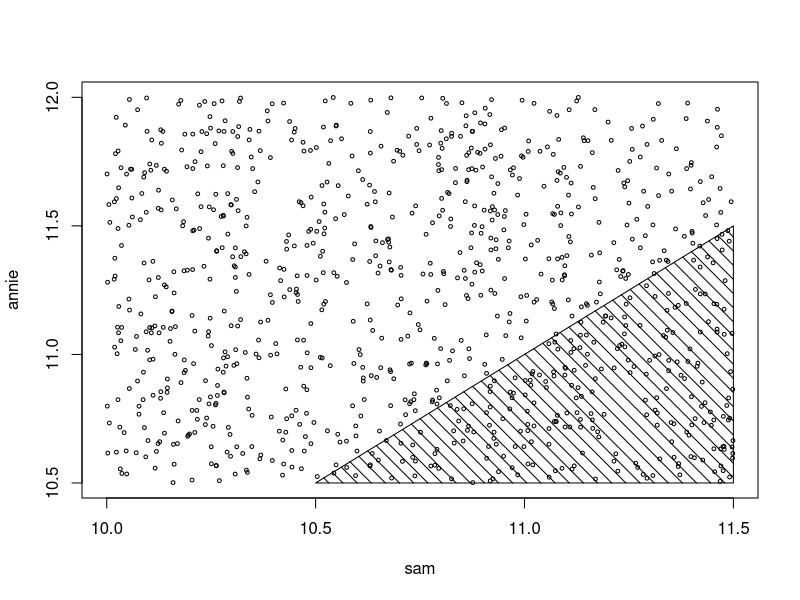
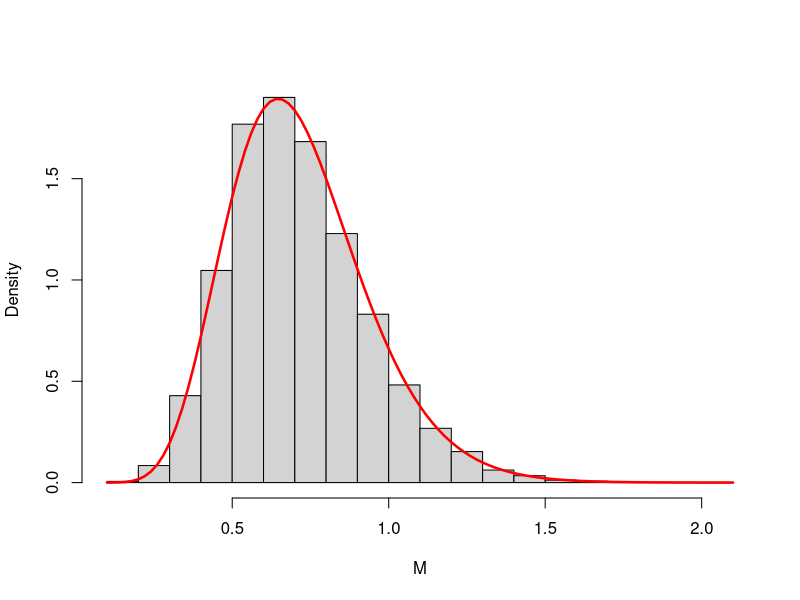
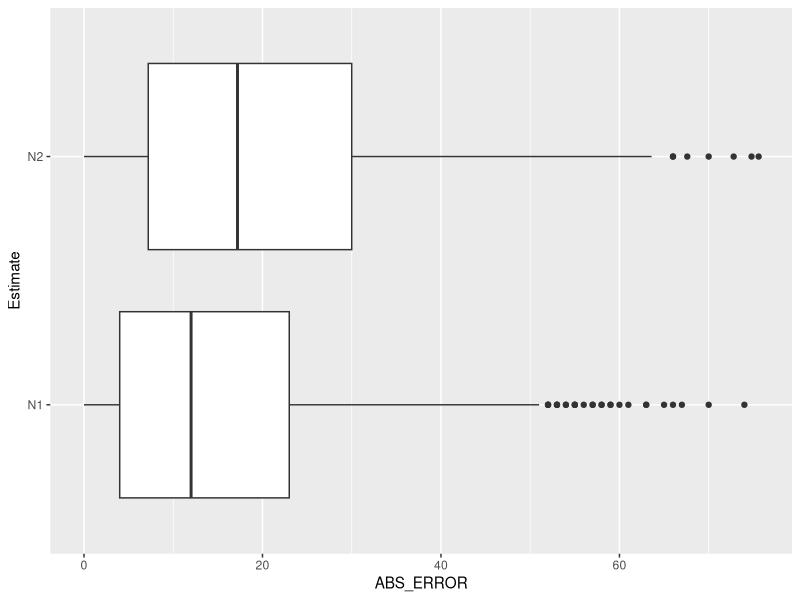
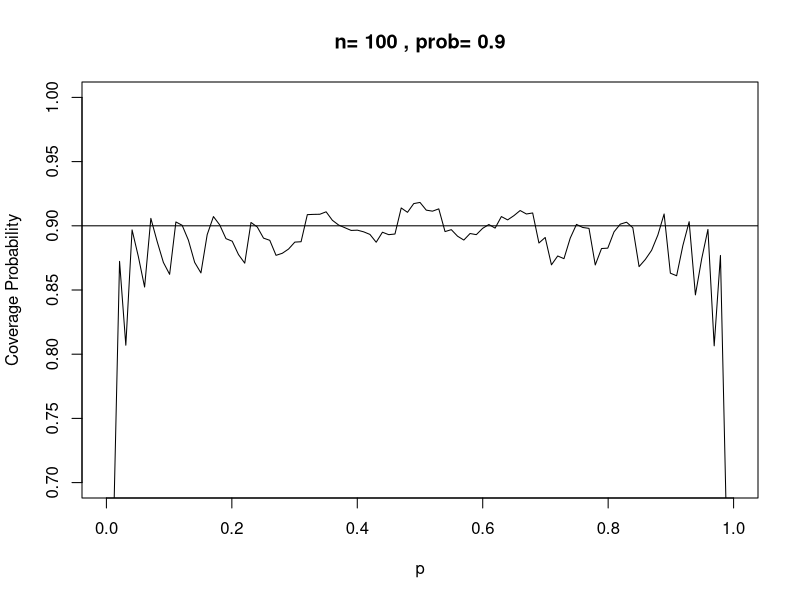
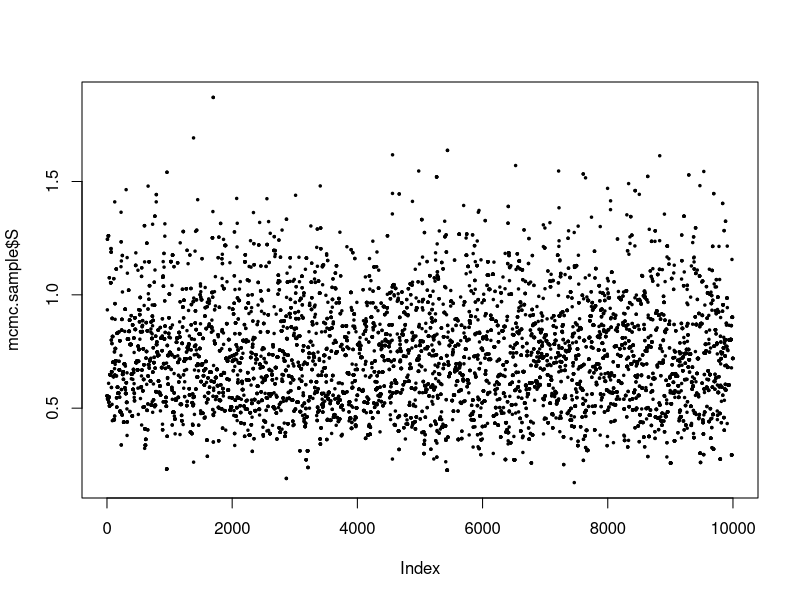
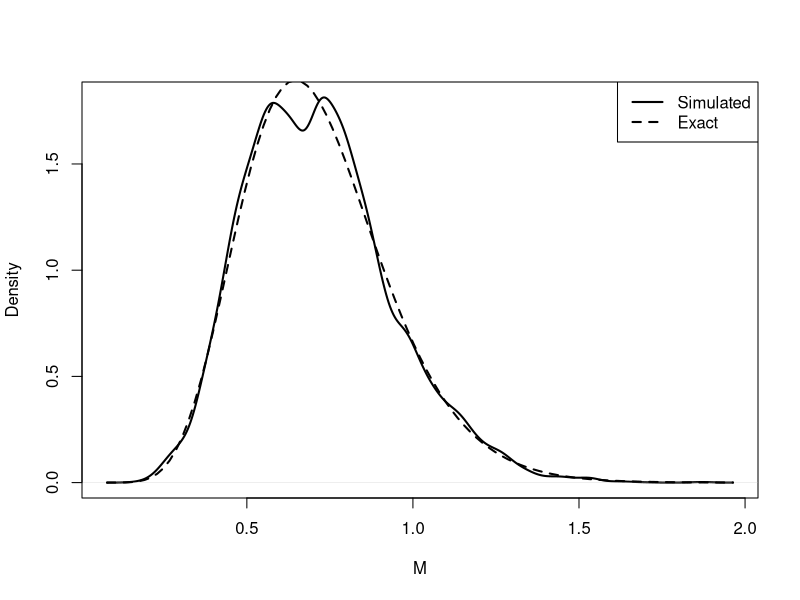
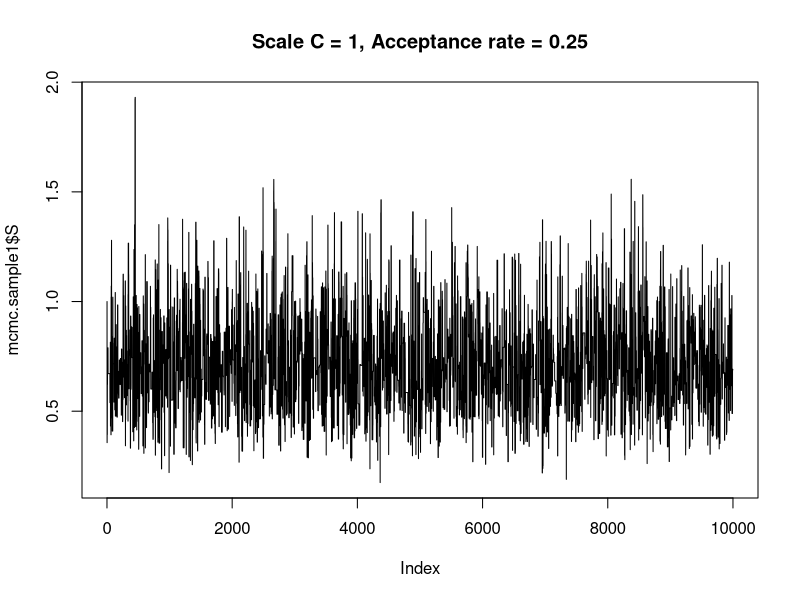
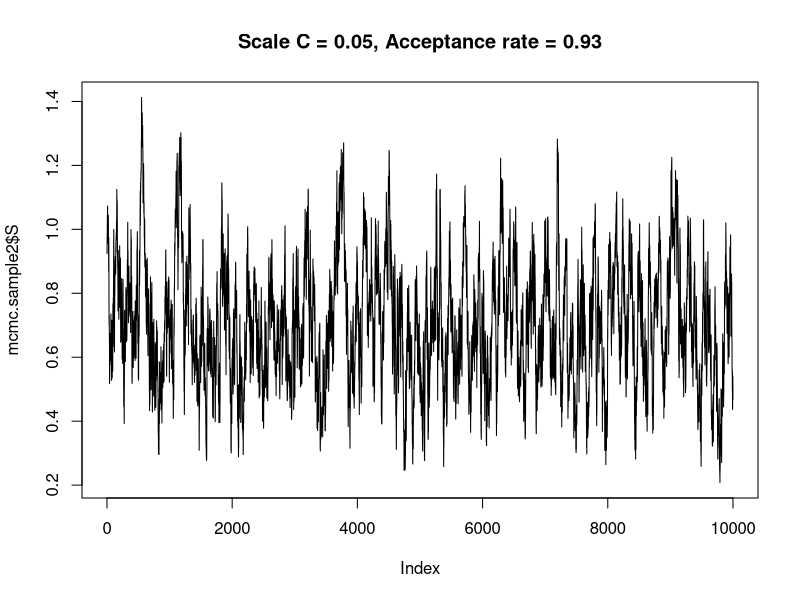

Here is the R script that generated these plots, in order:
## ---- chunk 1
sam <- runif(1000, 10, 11.5)
annie <- runif(1000, 10.5, 12)
## ---- chunk 2
prob <- sum(annie < sam) / 1000
prob
## ---- chunk 3
plot(sam, annie, cex=.5)
polygon(c(10.5, 11.5, 11.5, 10.5),           
        c(10.5, 10.5, 11.5, 10.5), density=10, angle=135)
## ---- chunk 4
sqrt(prob * (1 - prob) / 1000)
## ---- chunk 5
difference <- annie - sam
## ---- chunk 6
mc.est <- mean(difference)
se.est <- sd(difference) / sqrt(1000)
c(mc.est, se.est)
## ---- chunk 7
sim.median <- function(n){
   median(rexp(n))
}
## ---- chunk 8
M <- replicate(10000, sim.median(21))
## ---- chunk 9
samp.med <- function(m, n){
   con <- factorial(n) / factorial((n - 1) / 2)^2
   con * pexp(m)^((n - 1) / 2) * (1 - pexp(m))^((n - 1) / 2) * dexp(m)
}
## ---- chunk 10
hist(M, prob=TRUE, main="")
curve(samp.med(x, 21), add=TRUE, col="red", lwd = 2.5)
## ---- chunk 11
(quantile(M, c(0.05, 0.95)) -> q95)
## ---- chunk 12
y <- c(6.11, 5.04, 4.83, 4.89, 4.97, 5.15, 7.98, 4.62,
     6.19, 4.58, 6.34, 4.54, 6.37, 5.64, 4.53, 4.68,
     5.17, 4.72, 5.06, 4.96, 4.70)
median(y)
## ---- chunk 13
c(4.97 - 1.118365, 4.97 - 0.398709)
## ---- chunk 14
taxi <- function(N, n){
   y <- sample(N, size=n, replace=TRUE)
   N1 <- max(y)
   N2 <- 2 * mean(y)
   c(N1 = N1, N2 = N2)
}
## ---- chunk 15
(taxi(100, 5) -> sim1)
## ---- chunk 16
EST <- replicate(1000, taxi(100, 5))
## ---- chunk 17
df_N1 <- data.frame(Estimate = "N1",
                      Value = EST["N1", ])
df_N2 <- data.frame(Estimate = "N2",
                      Value = EST["N2", ])
df_EST <- rbind(df_N1, df_N2)
## ---- chunk 18
library(dplyr, warn.conflicts=FALSE)
(df_EST |> 
  group_by(Estimate) |> 
  summarize(Bias = mean(Value) - 100,
            SE = sd(Value) / sqrt(1000)) |> 
  mutate(LB = round(Bias - 2 * SE, 3 ),
         UB = round(Bias + 2 * SE, 3)) -> ci_output)
## ---- chunk 19
library(ggplot2)
df_EST |> 
  mutate(ABS_ERROR = abs(Value - 100)) -> df_EST
ggplot(df_EST, aes(ABS_ERROR, Estimate)) +
  geom_boxplot()
## ---- chunk 20
df_EST |> 
  group_by(Estimate) |> 
  summarize(Mean_Abs_Error = mean(ABS_ERROR),
            SE = sd(ABS_ERROR) / sqrt(1000))
## ---- chunk 21
wald <- function(y ,n, prob){
  p <- y / n
  z <- qnorm(1 - (1 - prob) / 2)
  lb <- p - z * sqrt(p * (1 - p) / n)
  ub <- p + z * sqrt(p * (1 - p) / n)
  cbind(lb, ub)
}
## ---- chunk 22
wald(5, 20, 0.95)
## ---- chunk 23
y <- c(2, 4, 6, 8)
wald(y, 20, 0.90)
## ---- chunk 24
mc.coverage <- function(p, n, prob, iter=10000){
  y <- rbinom(iter, n, p)
  c.interval <- wald(y, n, prob)
  mean((c.interval[ ,1] < p) & (p < c.interval[ ,2]))
}
## ---- chunk 25
(mc.coverage(0.15, 20, 0.90) -> mcc)
## ---- chunk 26
(sqrt(mcc * (1 - mcc) / 10000) -> se.mcc)
## ---- chunk 27
many.mc.coverage <- function(p.vector, n, prob){
  sapply(p.vector, mc.coverage, n, prob)
}
## ---- chunk 28
curve(many.mc.coverage(x, 100, 0.90), from=0.001, to=0.999,
   xlab="p", ylab="Coverage Probability",
   main=paste("n=", 100, ", prob=", 0.90),
   ylim=c(0.7, 1))
abline(h=.9)
## ---- chunk 29
simulate.markov.chain <- function(P, starting.state, steps){
  n.states <- dim(P)[1]
  state <- starting.state
  STATE <- rep(0, steps)
  for(j in 1:steps){
    state <- sample(n.states, size=1, prob=P[state, ])
    STATE[j ] <- state
  }
  return(STATE)
}
## ---- chunk 30
P <- matrix(c(0.50, 0.25, 0, 0, 0,0.25,
            0.25, 0.50, 0.25, 0, 0, 0,
            0, 0.25, 0.50, 0.25, 0, 0,
            0, 0, 0.25, 0.50, 0.25, 0,
            0, 0, 0, 0.25, 0.50, 0.25,
            0.25, 0, 0, 0, 0.25, 0.50),
            nrow=6, ncol=6, byrow=TRUE)
P
## ---- chunk 31
s <- simulate.markov.chain(P, 3, 10000)
## ---- chunk 32
table(s)
## ---- chunk 33
table(s) / 10000
## ---- chunk 34
w = c(1, 1, 1, 1, 1, 1) / 6
## ---- chunk 35
w %*% P
## ---- chunk 36
log.samp.med <- function(y, n){
   (n - 1) / 2 * log(pexp(y)) + 
   (n - 1) / 2 * log(1 - pexp(y)) +
   log(dexp(y))
}
## ---- chunk 37
metrop.hasting.exp <- function(logf, current, iter, ...){
  S <- rep(0, iter)
  n.accept <- 0
  for(j in 1:iter){
    candidate <- rexp(1, current)
    prob <- exp(logf(candidate, ...) - logf(current, ...) +
       dexp(current, candidate, log=TRUE) -
       dexp(candidate, current, log=TRUE))
    accept <- ifelse(runif(1) < prob, "yes", "no")
    current <- ifelse(accept == "yes", candidate, current)
    S[j] <- current
    n.accept <- n.accept + (accept == "yes")
  }
  list(S=S, accept.rate=n.accept / iter)
}
## ---- chunk 38
mcmc.sample <- metrop.hasting.exp(log.samp.med, 1, 10000, 21)
## ---- chunk 39
mcmc.sample$accept.rate
## ---- chunk 40
plot(mcmc.sample$S, cex=.5, pch=20)
## ---- chunk 41
plot(density(mcmc.sample$S), lwd=2, main="", xlab="M")
curve(samp.med(x, 21), add=TRUE, lwd=2, lty=2)
legend("topright", c("Simulated", "Exact"), 
       lty=c(1, 2),lwd=c(2, 2))
## ---- chunk 42
metrop.hasting.rw <- function(logf, current, C, iter, ...){
  S <- rep(0,  iter); n.accept <- 0
  for(j in 1:iter){
    candidate <- rnorm(1, mean=current, sd=C)
    prob <- exp(logf(candidate, ...) - logf(current, ...))
    accept <- ifelse(runif(1) < prob, "yes", "no")
    current <- ifelse(accept == "yes", candidate, current)
    S[j] <- current; n.accept <- n.accept + (accept == "yes")
  }
list(S=S, accept.rate=n.accept / iter)
}
## ---- chunk 43
mcmc.sample1 <- metrop.hasting.rw(log.samp.med, 
                                 1, 1, 10000, 21)
mcmc.sample2 <- metrop.hasting.rw(log.samp.med, 
                                 1, 0.05, 10000, 21)
## ---- chunk 44
plot(mcmc.sample1$S, type="l", main=paste(
   "Scale C = 1, Acceptance rate =",
   round(mcmc.sample1$accept.rate,2)))
plot(mcmc.sample2$S, type="l", main=paste(
   "Scale C = 0.05, Acceptance rate =",
   round(mcmc.sample2$accept.rate,2)))
## ---- chunk 45
random.coin.gibbs <- function(p=0.5, m=1000){
  S <- matrix(0, m, 2)
  dimnames(S)[[2]] <- c("p", "y")
  for(j in 1:m){
    y <- rbinom(1, size=12, prob=p)
    p <- rbeta(1, y+4, 20-y)
    S[j, ] <- c(p, y)
  }
 return(S)
}
## ---- chunk 46
sim.values <- random.coin.gibbs()
## ---- chunk 47
plot(sim.values, cex=.5)
## ---- chunk 48
table(sim.values[ ,"y"])
